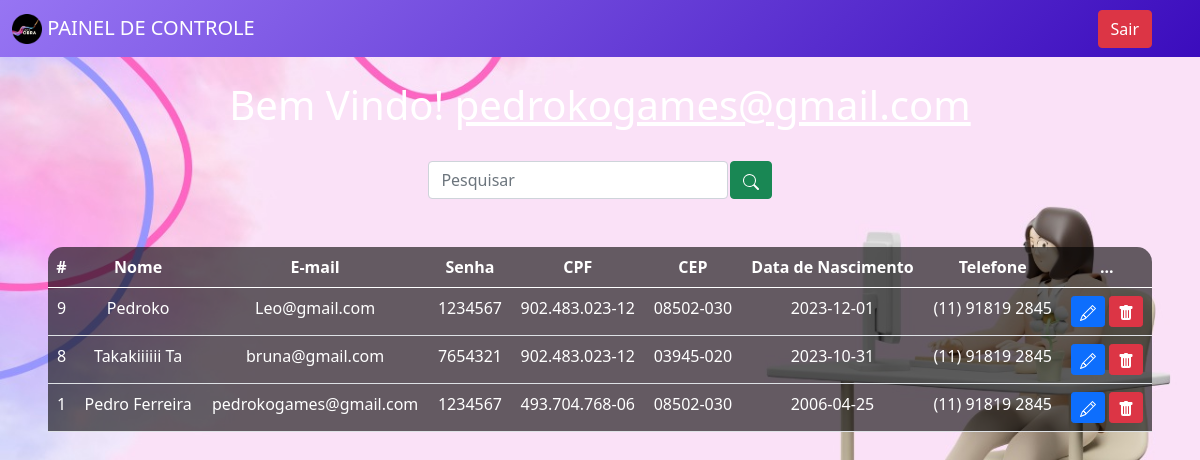
The app's page /sistema.php (signed in) with its own data.
### tables this page shows
CREATE TABLE IF NOT EXISTS `tbusuarios` (
  `id_usuarios` int NOT NULL AUTO_INCREMENT,
  `nome` varchar(50) NOT NULL,
  `email` varchar(80) NOT NULL,
  `senha` varchar(7) NOT NULL,
  `cpf` varchar(14) NOT NULL,
  `cep` varchar(10) NOT NULL,
  `data_nasc` date NOT NULL,
  `telefone` varchar(15) NOT NULL,
  `nivel` varchar(10) NOT NULL,
  PRIMARY KEY (`id_usuarios`)
);

### sistema.php (the view, shortened to what this page needs)
<?php
    include_once('config.php');
    $logado = $_SESSION['email'];
    if(!empty($_GET['search']))
    {
        $data = $_GET['search'];
        $sql = "SELECT * FROM tbusuarios WHERE id_usuarios LIKE '%$data%' or nome LIKE '%$data%' or email LIKE '%$data%' ORDER BY id_usuarios DESC";
    }
    else
    {
        $sql = "SELECT * FROM tbusuarios ORDER BY id_usuarios DESC";
    }
    $result = $conexao->query($sql);
?>
<!DOCTYPE html>
<html lang="en">
<head>
    <link rel="stylesheet" href="https://cdn.jsdelivr.net/npm/bootstrap-icons@1.10.4/font/bootstrap-icons.css">
    <link href="https://cdn.jsdelivr.net/npm/bootstrap@5.0.2/dist/css/bootstrap.min.css" rel="stylesheet">
</head>
<body>
<nav class="navbar navbar-expand-lg navbar-dark bg">
  <div class="container-fluid">
    <a class="navbar-brand" href="#">
      <img src="assets/img/maosaobra.jpg" alt="Logo" width="30" height="30" class="d-inline-block align-text-top">
      PAINEL DE CONTROLE
    </a>
  </div>
  <div class="d-flex">
            <a href="perfil.php" class="btn btn-danger me-5">Sair</a>
        </div>
</nav>
    <br>
    <?php
        echo "<h1>Bem Vindo! <u>$logado</u></h1>";
    ?> <br>
    <div class="box-search">
        <input type="search" class="form-control w-25" placeholder="Pesquisar" id="pesquisar">
        <button onclick="searchData()" class="btn btn-success">
        </button>
    </div>
    <div class="m-5">
    <table class="table text-white table-bg">
        <thead>
            <tr>
                <th scope="col">#</th>
                <th scope="col">Nome</th>
                <th scope="col">E-mail</th>
                <th scope="col">Senha</th>
                <th scope="col">CPF</th>
                <th scope="col">CEP</th>
                <th scope="col">Data de Nascimento</th>
                <th scope="col">Telefone</th>
                <th scope="col">...</th>
            </tr>
        </thead>
    <tbody>
        <?php
            while($user_data = mysqli_fetch_assoc($result))
            {
                echo "<tr>";
                echo "<td>".$user_data['id_usuarios']."</td>";
                echo "<td>".$user_data['nome']."</td>";
                echo "<td>".$user_data['email']."</td>";
                echo "<td>".$user_data['senha']."</td>";
                echo "<td>".$user_data['cpf']."</td>";
                echo "<td>".$user_data['cep']."</td>";
                echo "<td>".$user_data['data_nasc']."</td>";
                echo "<td>".$user_data['telefone']."</td>";
                echo "<td>
                    <a class='btn btn-sm btn-primary' href='editar_clientes?id=$user_data[id_usuarios]'>
                    <svg xmlns='http://www.w3.org/2000/svg' width='16' height='16' fill='currentColor' class='bi bi-pencil' viewBox='0 0 16 16'>
                        <path d='M12.146.146a.5.5 0 0 1 .708 0l3 3a.5.5 0 0 1 0 .708l-10 10a.5.5 0 0 1-.168.11l-5 2a.5.5 0 0 1-.65-.65l2-5a.5.5 0 0 1 .11-.168l10-10zM11.207 2.5 13.5 4.793 14.793 3.5 12.5 1.207 11.207 2.5zm1.586 3L10.5 3.207 4 9.707V10h.5a.5.5 0 0 1 .5.5v.5h.5a.5.5 0 0 1 .5.5v.5h.293l6.5-6.5zm-9.761 5.175-.106.106-1.528 3.821 3.821-1.528.106-.106A.5.5 0 0 1 5 12.5V12h-.5a.5.5 0 0 1-.5-.5V11h-.5a.5.5 0 0 1-.468-.325z'/>
                    </svg>
                    </a>
                    <a class='btn btn-sm btn-danger' href='delete.php?id=$user_data[id_usuarios]' title='Deletar'>
                        <svg xmlns='http://www.w3.org/2000/svg' width='16' height='16' fill='currentColor' class='bi bi-trash-fill' viewBox='0 0 16 16'>
                        <path d='M2.5 1a1 1 0 0 0-1 1v1a1 1 0 0 0 1 1H3v9a2 2 0 0 0 2 2h6a2 2 0 0 0 2-2V4h.5a1 1 0 0 0 1-1V2a1 1 0 0 0-1-1H10a1 1 0 0 0-1-1H7a1 1 0 0 0-1 1H2.5zm3 4a.5.5 0 0 1 .5.5v7a.5.5 0 0 1-1 0v-7a.5.5 0 0 1 .5-.5zM8 5a.5.5 0 0 1 .5.5v7a.5.5 0 0 1-1 0v-7A.5.5 0 0 1 8 5zm3 .5v7a.5.5 0 0 1-1 0v-7a.5.5 0 0 1 1 0z'/>
                        </svg>
                    </a>
                </td>";
                echo "</tr>";
            }
        ?>
    </tbody>
</table>
    </div>
</body>
</html>

### sistema.php (style rules this page uses)
body { background-image: url(assets/img/painelbanner.jpg); background-position: center; background-repeat: no-repeat; background-size: cover; height: 70vh; color: white; text-align: center; }
.table-bg { background: rgba(0,0,0,0.6); border-radius: 15px 15px 0 0; }
.bg { background: linear-gradient(-45deg, #3b0cbd, #9775f3); }
.box-search { display: flex; justify-content: center; gap: .1%; }

### records on screen
tbusuarios: id_usuarios "9", nome "Pedroko", email "Leo@gmail.com", senha "1234567", cpf "902.483.023-12", cep "08502-030", data_nasc "2023-12-01", telefone "(11) 91819 2845"
tbusuarios: id_usuarios "8", nome "Takakiiiiii Ta", email "bruna@gmail.com", senha "7654321", cpf "902.483.023-12", cep "03945-020", data_nasc "2023-10-31", telefone "(11) 91819 2845"
tbusuarios: id_usuarios "1", nome "Pedro Ferreira", email "pedrokogames@gmail.com", senha "1234567", cpf "493.704.768-06", cep "08502-030", data_nasc "2006-04-25", telefone "(11) 91819 2845"

### other values on screen
$logado "pedrokogames@gmail.com"
